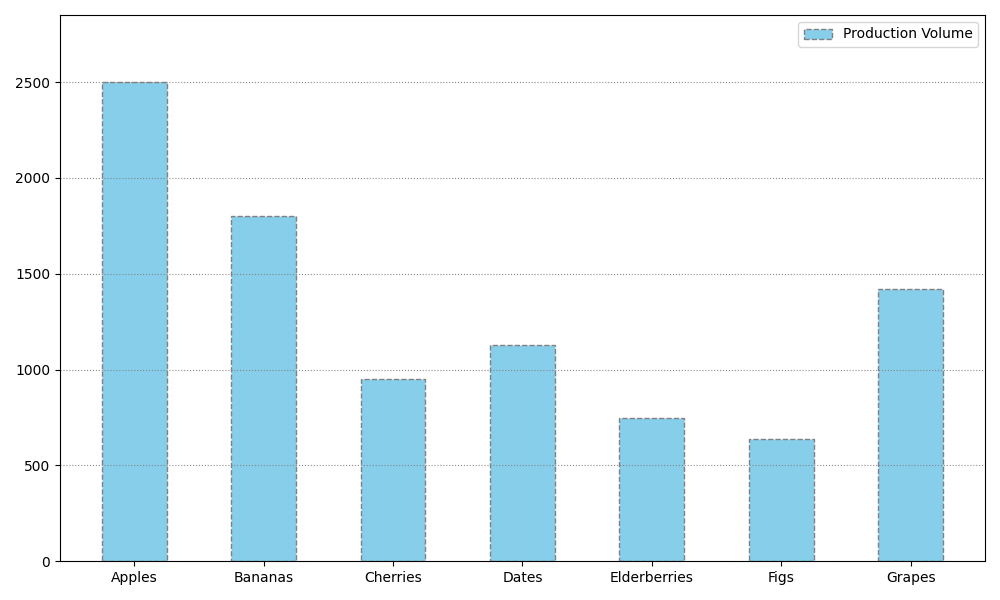

This figure's Python source:
import matplotlib.pyplot as plt
import numpy as np

# Fruits and their production volumes in tons - Extended with additional fruits
fruits = ["Apples", "Bananas", "Cherries", "Dates", "Elderberries", "Figs", "Grapes"]
production_volume = [2500, 1800, 950, 1130, 750, 640, 1420]

fig, ax = plt.subplots(figsize=(10, 6))

# Plot the vertical bar chart with altered stylistic elements
ax.bar(fruits, production_volume, color='#87CEEB', edgecolor='grey', width=0.5, linestyle='--')

# Customize the appearance
ax.set_ylim(0, max(production_volume) + 350)
ax.set_xticks(np.arange(len(fruits)))
ax.set_xticklabels(fruits, fontsize=10, fontweight='normal')
ax.grid(axis='y', color='grey', linestyle=':', linewidth=0.8, alpha=0.9)

# Add a legend
ax.legend(['Production Volume'], loc='upper right', fontsize=10)

# Adjust layout
plt.tight_layout()

# Display the plot
plt.show()
